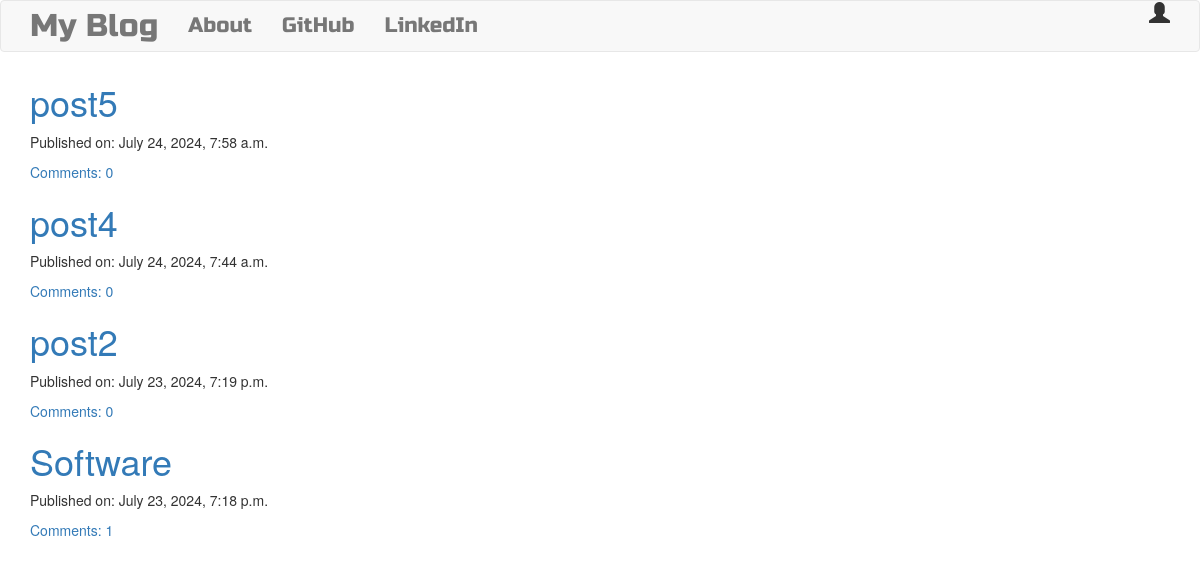
The page / on the database its author committed.
### blog/models.py (models this page shows, shortened)
class Post(models.Model):
    author = models.ForeignKey('auth.user',on_delete=models.CASCADE)
    title = models.CharField(max_length=200)
    text = models.CharField(max_length=500)
    created_date = models.DateTimeField(default=timezone.now())
    published_date = models.DateTimeField(blank=True,null=True)
    def approve_comment(self):
        return self.comment.filter(approved_comment=True)

### blog/views.py (the view)
# urls.py: path('',views.PostListView.as_view(),name='post_list'),
class PostListView(ListView):
    model = Post
    def get_queryset(self):
        return Post.objects.filter(published_date__lte=timezone.now()).order_by('-published_date')

### blog/templates/blog/post_list.html
{% extends 'blog/base.html' %}
{% block content %}
    <div class="centerstage">
        {% for post in post_list %}
            <div class="post">
                <h1><a href="{% url 'post_detail' pk=post.pk %}">{{ post.title }}</a></h1>
                <div class="date">
                    <p>Published on: {{ post.published_date }}</p>
                </div>
                <a href="{% url 'post_detail' pk=post.pk %}">Comments: {{ post.approve_comment.count }}</a>
            </div>
        {% endfor %}
    </div>
{% endblock %}

### blog/templates/blog/base.html (shortened to what this page needs)
<!DOCTYPE html>
{% load admin_list %}
{% load static %}
<html lang="en">
<head>
    <link href="https://maxcdn.bootstrapcdn.com/bootstrap/3.4.1/css/bootstrap.min.css" rel="stylesheet">
    <link rel="stylesheet" href="//cdn.jsdelivr.net/npm/medium-editor@latest/dist/css/medium-editor.min.css" type="text/css" media="screen" charset="utf-8">
    <link rel="stylesheet" href="{% static 'css/blog.css' %}">
</head>
<body class = "loader">
    <nav class="navbar navbar-default techfont custom-navbar">
        <div class="container">
            <ul class="nav navbar-nav">
                <li><a class="navbar-brand bigbrand" href="{% url 'post_list' %}">My Blog</a></li>
                <li><a class="" href="{% url 'about' %}">About</a></li>
                <li><a href="https://github.com/">GitHub</a></li>
                <li><a href="https://www.linkedin.com">LinkedIn</a></li>
            </ul>
            <ul class="nav navbar-nav navbar-right">
                {% if user.is_authenticated %}
                    <li>
                        <a href="{% url 'post_create' %}">New Post</a>
                    </li>
                    <li>
                        <a href="{% url 'post_draft_list' %}">Drafts</a>
                    </li>
                    <li>
                        <a href="{% url 'logout' %}">Logout</a>
                    </li>
                    <li>
                        <a >Welcome: {{user.username}}</a>
                    </li>
                    {% else %}
                    <li><a class = "nav navbar-right" href="{% url 'login' %}"></a><span class="glyphicon glyphicon-user"></span></li>
                {% endif %}
            </ul>
        </div>
    </nav>
    <div class="content container">
        <div class="row">
            <div class="col-md-8">
                <div class="blog_posts">
                    {% block content %}
                    {% endblock %}
                </div>
            </div>
        </div>
    </div>
</body>
</html>

### blog/static/css/blog.css (style rules this page uses)
.techfont { font-family: 'Russo One', sans-serif; font-size: 1.5em; margin-bottom: 10px; }
.centerstage { margin-left: auto; margin-right: auto; }
.bigbrand { font-size: 1.5em; }
.loader { filter:hue-rotate(0deg); color: linear-gradient(45deg,#0f8,#08f); animation:hue 5000ms infinite linear; }

### rows shown on the page
Post: title "post5", published_date "July 24, 2024, 7:58 a.m.", approve_comment.count "0"
Post: title "post4", published_date "July 24, 2024, 7:44 a.m.", approve_comment.count "0"
Post: title "post2", published_date "July 23, 2024, 7:19 p.m.", approve_comment.count "0"
Post: title "Software", published_date "July 23, 2024, 7:18 p.m.", approve_comment.count "1"
